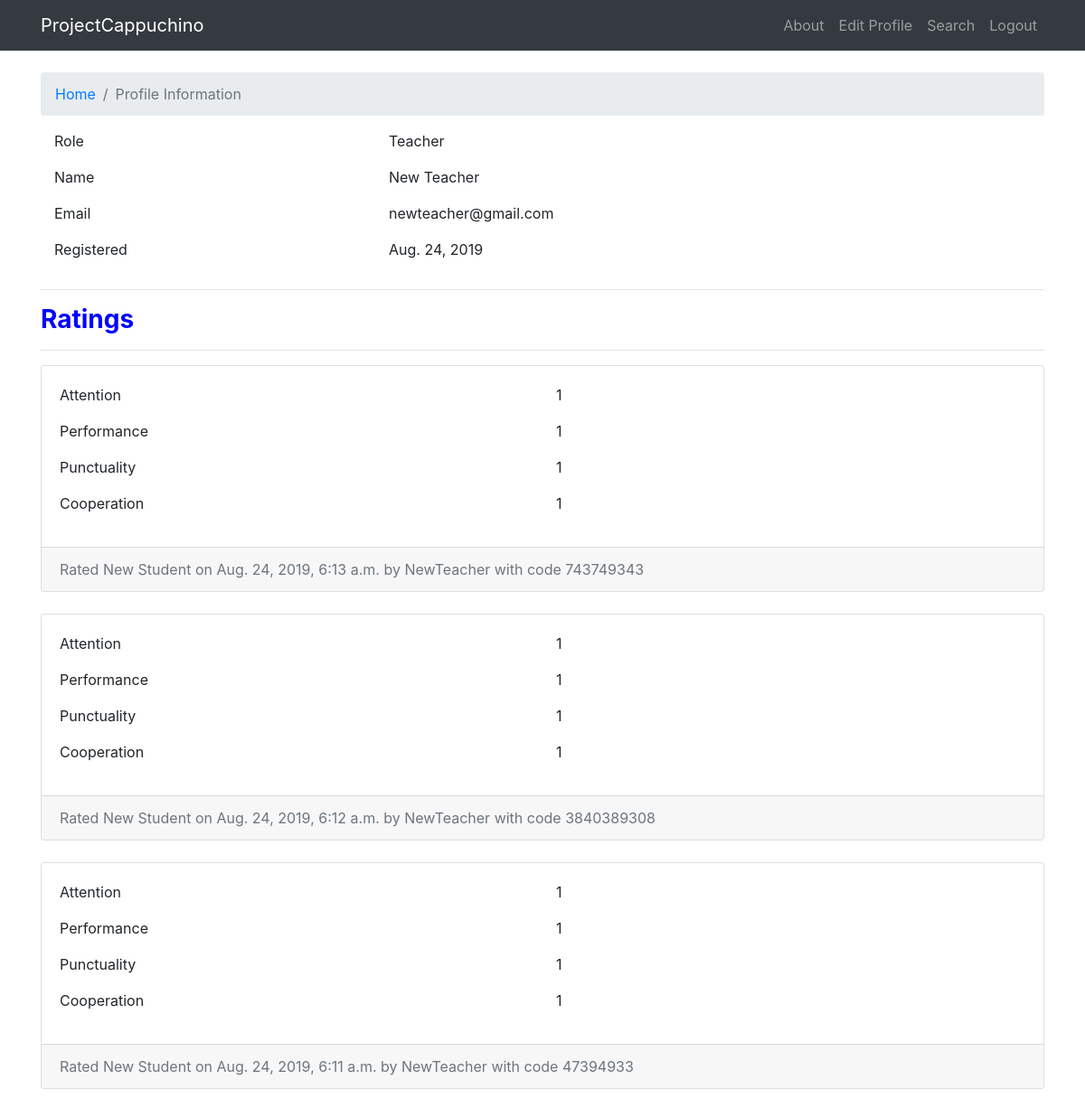
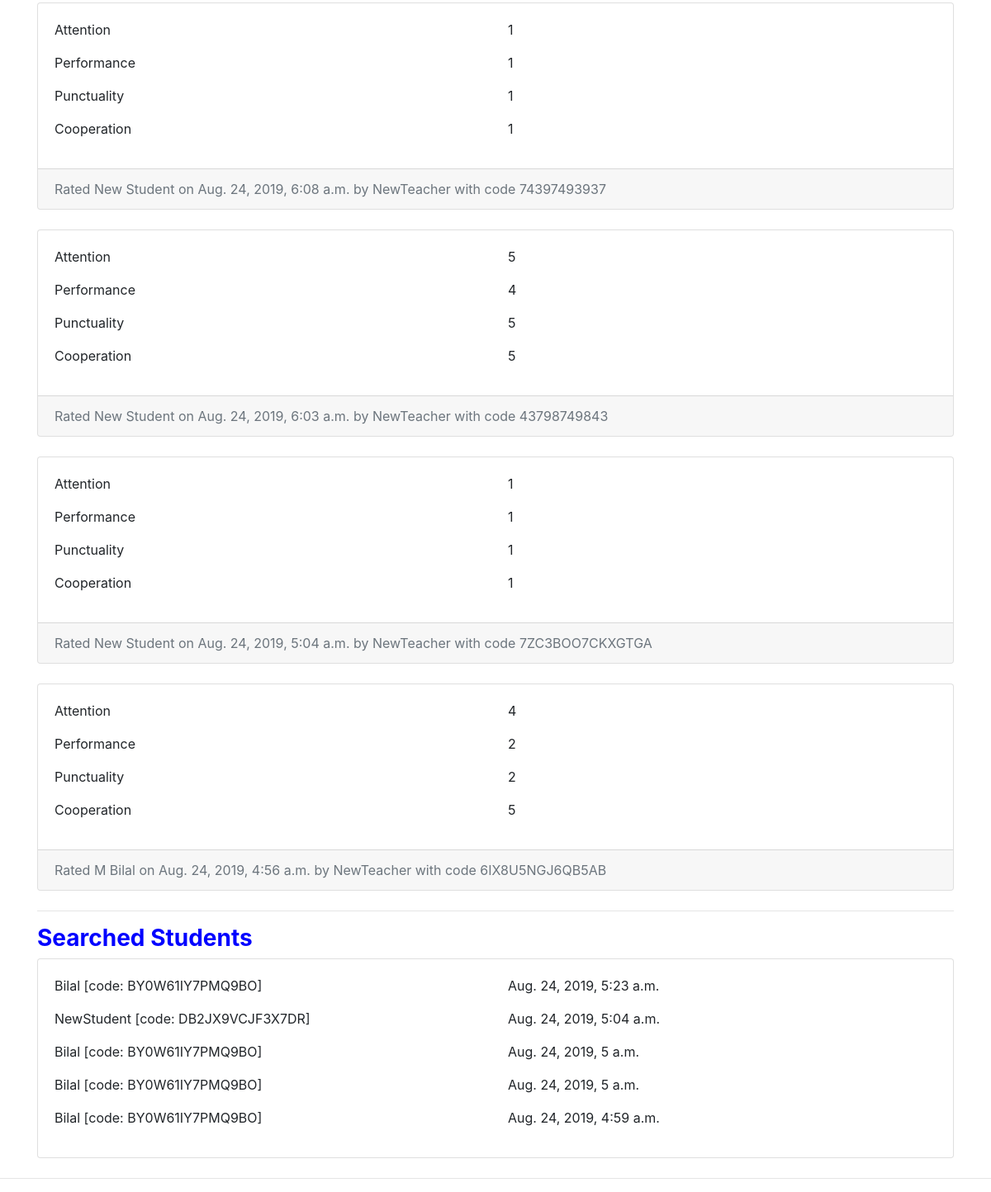
Page /teacher_dashboard/ (signed in) on the committed database (2 pictures, top to bottom).
### capchine/models.py (models this page shows, shortened)
class Rating(models.Model):
    code = models.ForeignKey(RatingCode, related_name='rate_code', on_delete = models.CASCADE)
    teacher = models.ForeignKey(User, related_name="given_rating", on_delete=models.CASCADE, null = True, blank = True)
    rating = models.IntegerField(null = True, blank = True)
    attention = models.IntegerField(null = True, blank = True)
    performance = models.IntegerField(null = True, blank = True)
    punctuality = models.IntegerField(null = True, blank = True)
    cooperation = models.IntegerField(null = True, blank = True)
    active = models.BooleanField(default=True)
    created = models.DateTimeField(default=timezone.now)
    def __str__(self):
        code = self.code.code
        return code

class RatingCode(models.Model):
    code = models.CharField(max_length = 200, blank = True, null = True)
    u = models.ForeignKey(User, related_name = 'my_rating', on_delete = models.CASCADE)
    created = models.DateTimeField(default=timezone.now)
    def __str__(self):
        return self.code

class Search(models.Model):
    code = models.ForeignKey(SearchCode, related_name = 's_code', on_delete = models.CASCADE)
    accessed_by = models.ForeignKey(User, related_name = 'accessed_code', on_delete = models.CASCADE)
    created = models.DateTimeField(default=timezone.now)

class SearchCode(models.Model):
    code = models.CharField(max_length = 200, blank = True, null = True)
    u = models.ForeignKey(User, related_name = 'my_srch_code', on_delete= models.CASCADE)
    active = models.BooleanField(default = True)
    created = models.DateTimeField(default=timezone.now)
    def __str__(self):
        return self.code

### capchine/views.py (the view)
# urls.py: path('teacher_dashboard/',cv.teacher_dashboard, name="teacher_dashboard"),
@login_required
def teacher_dashboard(request):
    cd = None
    rating = False
    role = 'Teacher'
    rol = request.user.roly.my_role
    if rol == 'teacher':
        t = Teacher.objects.get(u = request.user)
        if t.search_count == None:
            search_count = 0
        else:
            search_count = t.search_count
    else:
        return redirect('/')
    rating_profiles = request.user.given_rating.filter(active=True).order_by('-created')
    print('Rating Profiles: ',rating_profiles)
    searched_students = request.user.accessed_code.filter(created__lte= datetime.datetime.today(), created__gt=datetime.datetime.today() - datetime.timedelta(days=30)).order_by('-created')
    return render(request, 'teacher_profile.html',{'role':role,'search_count':search_count,'cd':cd,'rating':rating,'rating_profiles':rating_profiles,'searched_students':searched_students})

### capchine/templates/teacher_profile.html (shortened to what this page needs)
{% load staticfiles %}
<!DOCTYPE html>
<html lang="en">
<head>
  <link href="{% static 'vendor/bootstrap/css/bootstrap.min.css' %}" rel="stylesheet">
  <link href="{% static 'css/modern-business.css' %}" rel="stylesheet">
</head>
<body>
  <nav class="navbar fixed-top navbar-expand-lg navbar-dark bg-dark fixed-top">
    <div class="container">
      <a class="navbar-brand" href="/">ProjectCappuchino</a>
      <div class="collapse navbar-collapse" id="navbarResponsive">
        <ul class="navbar-nav ml-auto">
          <li class="nav-item">
            <a class="nav-link" href="about.html">About</a>
          </li>
          <li class="nav-item">
              <a class="nav-link" href="{% url 'edit' %}">Edit Profile</a>
            </li>
          {% ifequal role "Teacher" %}
          <li class="nav-item">
            <a class="nav-link" href="{% url 'search' %}">Search</a>
          </li>
          {% endifequal %}
          <li class="nav-item">
              {% if request.user.is_authenticated %}
              <a class="nav-link" href="{% url 'logout' %}">Logout</a>
              {% else %}
              <a class="nav-link" href="{% url 'login' %}">Login</a>
              {% endif %}
          </li>
        </ul>
      </div>
    </div>
  </nav>
  <div class="container">
    <br>
    <ol class="breadcrumb">
      <li class="breadcrumb-item">
        <a href="/">Home</a>
      </li>
      <li class="breadcrumb-item active">Profile Information</li>
    </ol>
    <div class="col-md-8">
        <div class="tab-content profile-tab" id="myTabContent">
            <div class="tab-pane fade show active" id="home" role="tabpanel" aria-labelledby="home-tab">
                        <div class="row">
                            <div class="col-md-6">
                                <label>Role</label>
                            </div>
                            <div class="col-md-6">
                                <p>{{role}}</p>
                            </div>
                        </div>
                        <div class="row">
                            <div class="col-md-6">
                                <label>Name</label>
                            </div>
                            <div class="col-md-6">
                                <p>{{request.user.get_full_name}}</p>
                            </div>
                        </div>
                        <div class="row">
                            <div class="col-md-6">
                                <label>Email</label>
                            </div>
                            <div class="col-md-6">
                                <p>{{request.user.email}}</p>
                            </div>
                        </div>
                        <div class="row">
                            <div class="col-md-6">
                                <label>Registered</label>
                            </div>
                            <div class="col-md-6">
                                <p>{{request.user.date_joined|date}}</p>
                            </div>
                        </div>
            </div>
        </div>
    </div>
    <hr>
    <h3 style = color:blue> <b>Ratings</b></h3>
    <hr>
    {% for r in rating_profiles %}
    {% if r.code.u.is_active %}
        <div class="card mb-4">
          <div class="card-body">
            <div class="row">
                <div class="col-md-6">
                  <label>Attention</label>
                </div>
                <div class="col-md-6">
                  <p>{{r.attention}}</p>
                </div>
            </div>
            <div class="row">
              <div class="col-md-6">
                <label>Performance</label>
              </div>
              <div class="col-md-6">
                <p>{{r.performance}}</p>
              </div>
          </div>
          <div class="row">
            <div class="col-md-6">
              <label>Punctuality</label>
            </div>
            <div class="col-md-6">
              <p>{{r.punctuality}}</p>
            </div>
        </div>
        <div class="row">
          <div class="col-md-6">
            <label>Cooperation</label>
          </div>
          <div class="col-md-6">
            <p>{{r.cooperation}}</p>
          </div>
      </div>
          </div>
          <div class="card-footer text-muted">
            Rated {{r.code.u.get_full_name}} on {{r.created}} by {{r.teacher}} with code {{r.code}}
          </div>
        </div>
      {% endif %}
{% empty %}
<p>No ratings yet.</p>
    {% endfor %}
<hr>
<h3 style = color:blue> <b>Searched Students</b></h3>
<div class="card mb-4">
    <div class="card-body">
      {% for s in searched_students %}
      {% if s.code.u.is_active %}
      <div class="row">
          <div class="col-md-6">
            <label>{{s.code.u}} [code: {{s.code}}]</label>
          </div>
          <div class="col-md-6">
            <p>{{s.created}}</p>
          </div>
      </div>
      {% endif %}
      {% empty %}
      <p>No searched students yet.</p>
      {% endfor %}
</div>
    </div>
  </div>
<hr>
</body>
</html>

### capchine/static/css/modern-business.css (style rules this page uses)
body { padding-top: 56px; }

### rows in the picture
Rating: attention "1", performance "1", punctuality "1", cooperation "1", code.u.get_full_name "New Student", created "Aug. 24, 2019, 6:13 a.m.", teacher "NewTeacher", code "743749343"
Rating: attention "1", performance "1", punctuality "1", cooperation "1", code.u.get_full_name "New Student", created "Aug. 24, 2019, 6:12 a.m.", teacher "NewTeacher", code "3840389308"
Rating: attention "1", performance "1", punctuality "1", cooperation "1", code.u.get_full_name "New Student", created "Aug. 24, 2019, 6:11 a.m.", teacher "NewTeacher", code "47394933"
Rating: attention "1", performance "1", punctuality "1", cooperation "1", code.u.get_full_name "New Student", created "Aug. 24, 2019, 6:08 a.m.", teacher "NewTeacher", code "74397493937"
Rating: attention "5", performance "4", punctuality "5", cooperation "5", code.u.get_full_name "New Student", created "Aug. 24, 2019, 6:03 a.m.", teacher "NewTeacher", code "43798749843"
Rating: attention "1", performance "1", punctuality "1", cooperation "1", code.u.get_full_name "New Student", created "Aug. 24, 2019, 5:04 a.m.", teacher "NewTeacher", code "7ZC3BOO7CKXGTGA"
Rating: attention "4", performance "2", punctuality "2", cooperation "5", code.u.get_full_name "M Bilal", created "Aug. 24, 2019, 4:56 a.m.", teacher "NewTeacher", code "6IX8U5NGJ6QB5AB"
Search: code.u "Bilal", code "BY0W61IY7PMQ9BO", created "Aug. 24, 2019, 5:23 a.m."
Search: code.u "NewStudent", code "DB2JX9VCJF3X7DR", created "Aug. 24, 2019, 5:04 a.m."
Search: code.u "Bilal", code "BY0W61IY7PMQ9BO", created "Aug. 24, 2019, 5 a.m."
Search: code.u "Bilal", code "BY0W61IY7PMQ9BO", created "Aug. 24, 2019, 5 a.m."
Search: code.u "Bilal", code "BY0W61IY7PMQ9BO", created "Aug. 24, 2019, 4:59 a.m."

### other values in the picture
{{ role }} "Teacher"
{{ request.user.get_full_name }} "New Teacher"
{{ request.user.email }} "newteacher@gmail.com"
{{ request.user.date_joined|date }} "Aug. 24, 2019"
